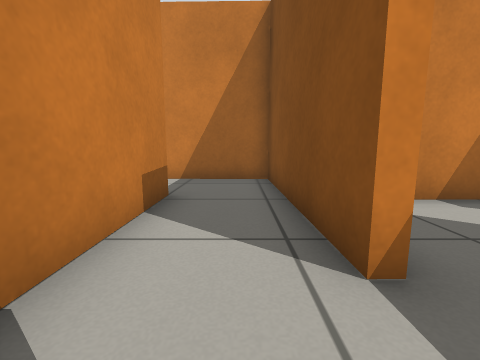
[1] (above)

19 first-person views from a walk through a world built for the Gazebo simulator. The camera is 0.5 m above the floor, tilts 8° down and sees 90° across. The floor is counted in squares, 0.5 m on a side. Each view is taken from the middle of a square. On the plan, view 1 faces up. The plan holds only what a view shows up to about 10 squares ahead; the rest is blank.

[2]
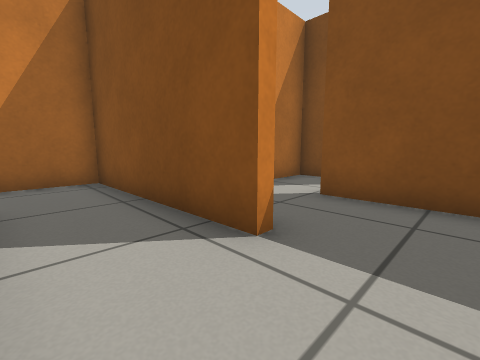

[3]
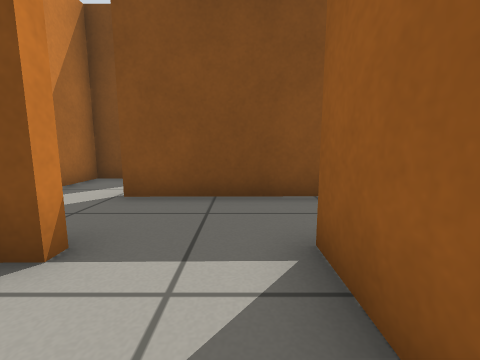

[4]
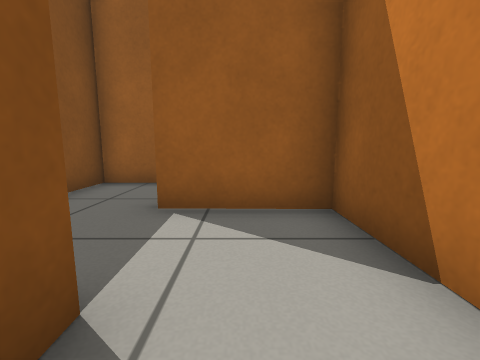

[5]
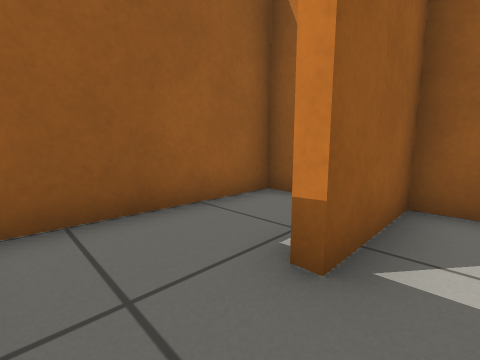

[6]
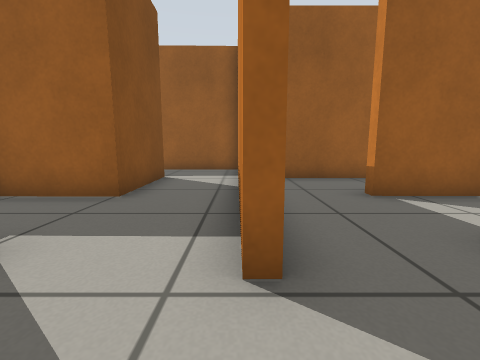

[7]
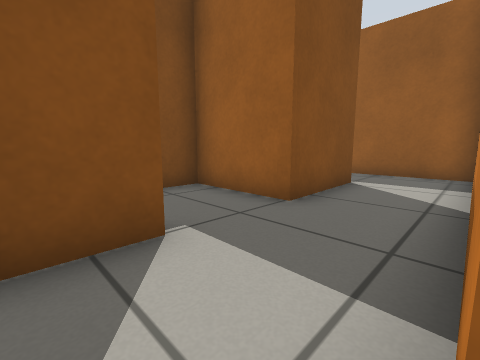

[8]
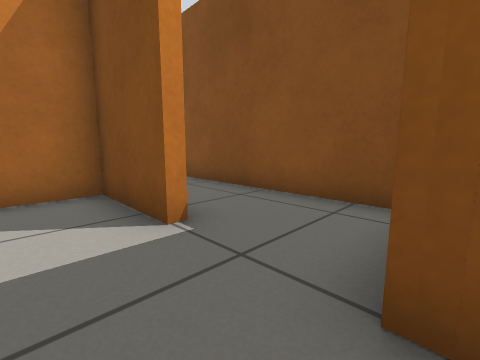

[9]
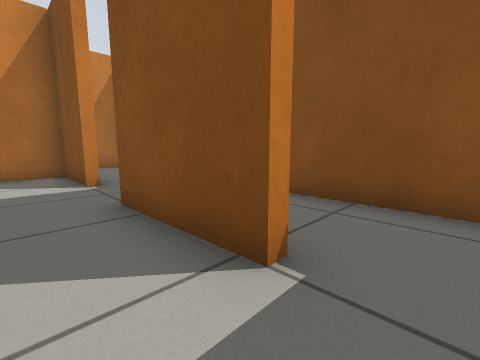

[10]
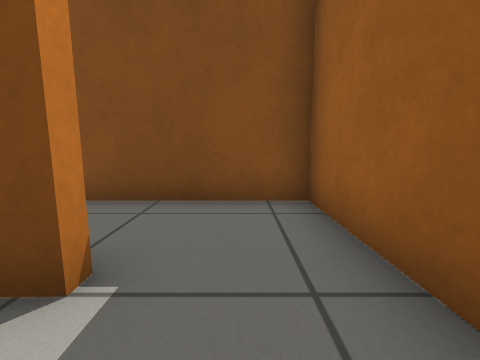

[11]
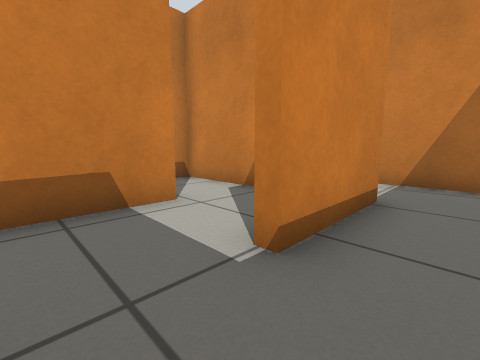

[12]
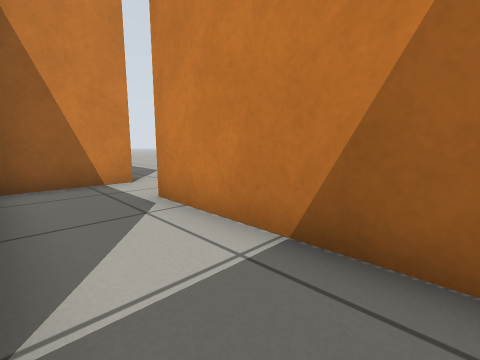

[13]
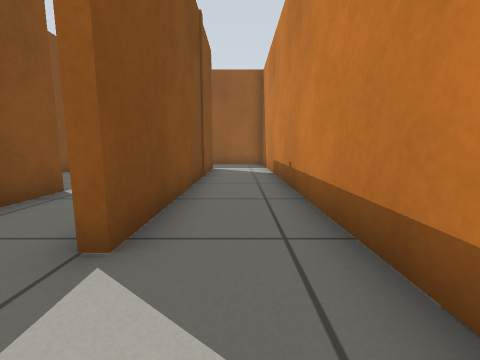

[14]
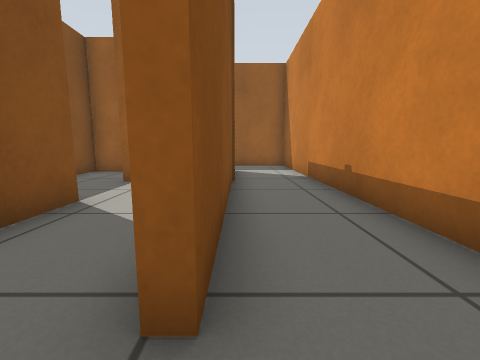

[15]
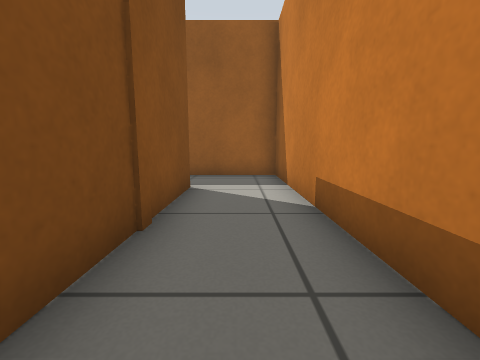

[16]
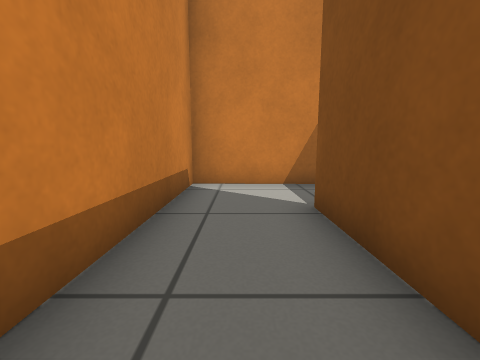

[17]
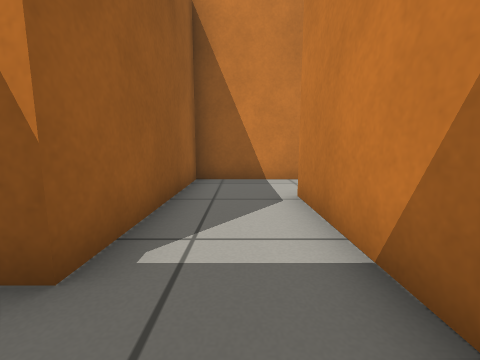

[18]
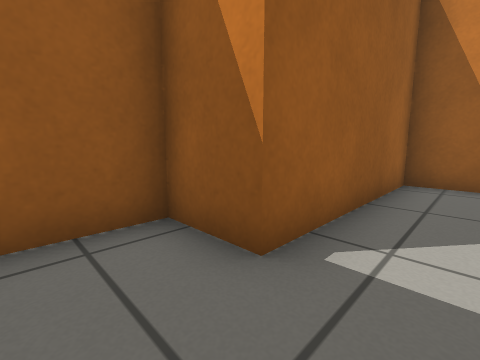

[19]
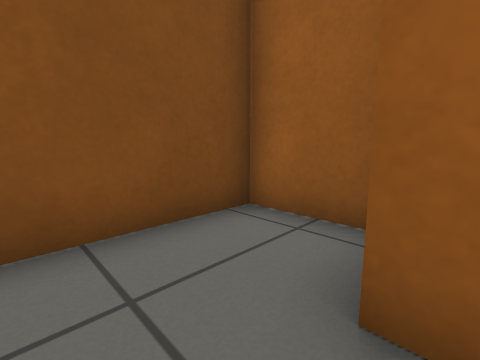

### Floor plan
Ten units are one square. View 1 is at (0, 0); x grows to the right and y downward. Boxes are objects, and circles mark ways between rooms. Rooms are numbered by the first view taken in them; rooms with no view inside come last. Other rooms are left out.
<svg viewBox="-48 -81 146 166">
<path fill="none" stroke="#000" d="M10 -16 9 -72 -16 -72M-15 -49 -15 7 14 8M14 8 14 11M38 16 37 -23M37 -23 40 -23M63 -17 63 -46M65 -45 36 -44M69 38 65 38 64 8M40 63 93 63 93 21M40 -23 41 51M67 -49 67 -17M81 -72 35 -72M64 8 93 9 93 -59M12 -76 12 -49M-16 -72 -43 -72M-43 -75 -42 36M-18 38 -18 -49 -15 -49M14 63 14 80 38 80 38 49M20 38 -18 38M-42 36 -42 63 14 63M-15 28 -15 35 38 35 38 16M36 -44 12 -44 12 -39"/>
<circle cx="10" cy="-5" r="3" fill="#2a7"/>
<circle cx="-20" cy="-60" r="3" fill="#2a7"/>
<circle cx="25" cy="10" r="3" fill="#2a7"/>
<circle cx="25" cy="-20" r="3" fill="#2a7"/>
<circle cx="50" cy="-20" r="3" fill="#2a7"/>
<circle cx="40" cy="-35" r="3" fill="#2a7"/>
<circle cx="60" cy="-5" r="3" fill="#2a7"/>
<circle cx="-30" cy="30" r="3" fill="#2a7"/>
<circle cx="10" cy="50" r="3" fill="#2a7"/>
<text x="0" y="-30">1</text>
<text x="20" y="0">2</text>
<text x="50" y="-30">3</text>
<text x="60" y="30">4</text>
<text x="70" y="-40">5</text>
<text x="-30" y="-30">6</text>
<text x="20" y="60">7</text>
<text x="-10" y="50">8</text>
<text x="10" y="20">9</text>
<text x="20" y="-30">10</text>
</svg>
Room 1 opens to room 2. Room 1 opens to room 6. Room 2 opens to room 9. Room 2 opens to room 10. Room 3 opens to room 4. Room 3 opens to room 10. Room 4 opens to room 5. Room 6 opens to room 8. Room 7 opens to room 8.

Where each view was taken, in squares from view 1:
view 1: 0 up, 0 right, facing up
view 2: 0 up, 1 left, facing up-right
view 3: 0 up, 1 left, facing right
view 4: 3 up, 0 right, facing down
view 5: 0 up, 3 right, facing down-left
view 6: 4 up, 4 right, facing down
view 7: 3 up, 4 right, facing down-right
view 8: 1 down, 5 right, facing up-right
view 9: 5 down, 5 right, facing up-right
view 10: 5 down, 5 right, facing right
view 11: 0 up, 8 right, facing up-left
view 12: 5 up, 8 right, facing up-left
view 13: 7 up, 3 left, facing down
view 14: 6 up, 2 left, facing down
view 15: 2 up, 3 left, facing down
view 16: 1 up, 3 left, facing up
view 17: 5 down, 3 right, facing left
view 18: 5 down, 3 right, facing down-left
view 19: 5 down, 1 right, facing down-right
